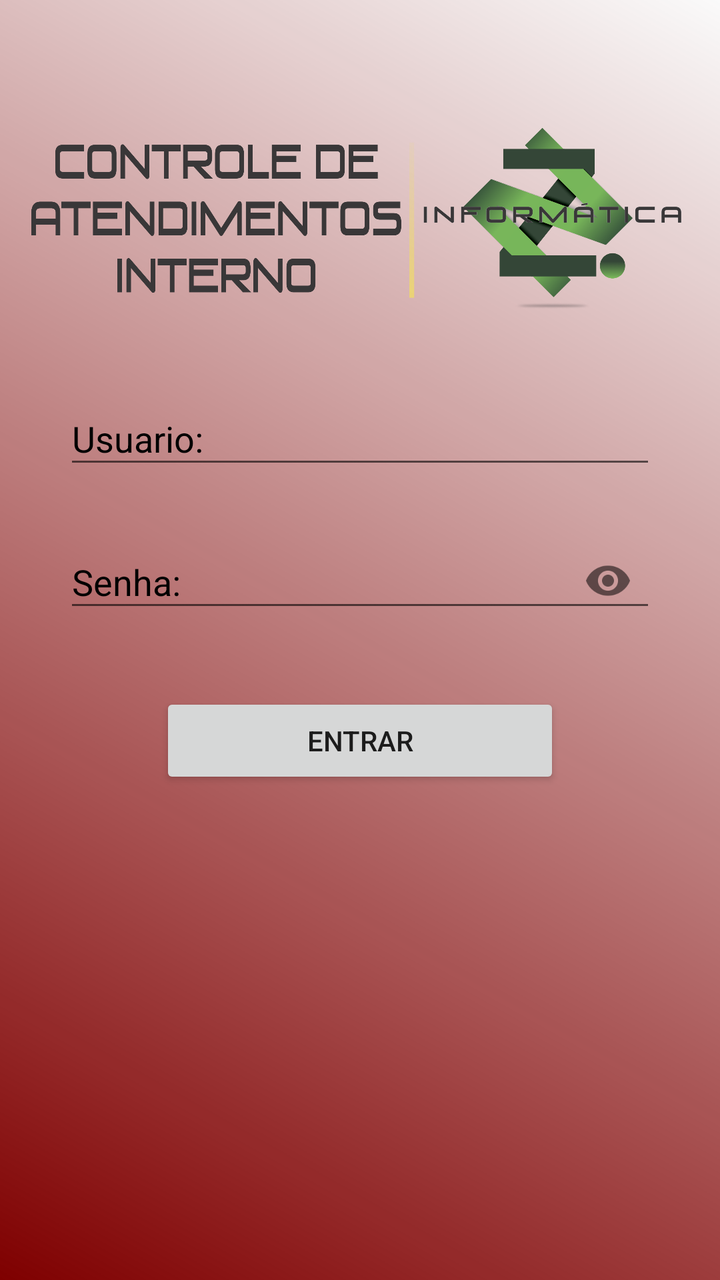
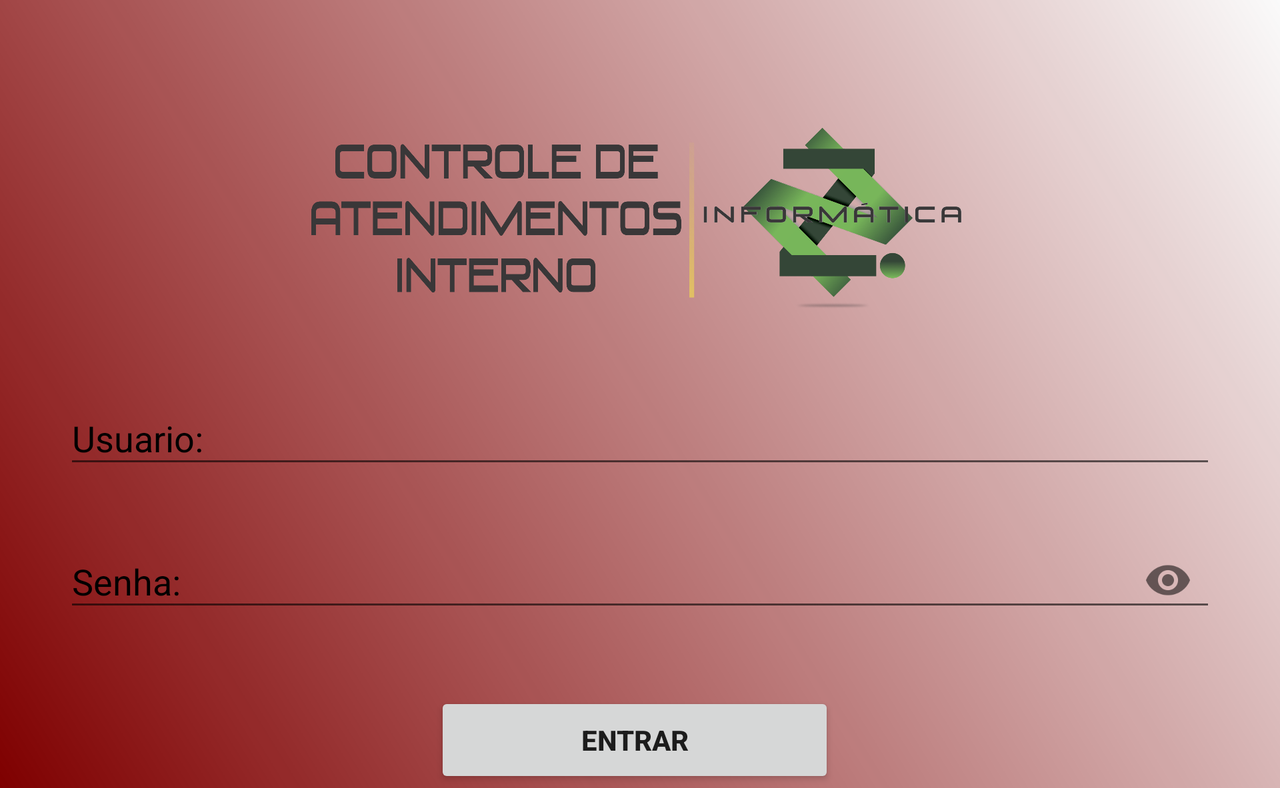

The same Android screen from two of the app's own layout files: first res/layout/ as a phone draws it, then the repository's variant for another configuration, drawn on a device whose configuration selects that folder. Both files follow.
<!-- AndroidManifest.xml: activity theme AppTheme.NoActionBar -->
<!-- res/layout/activity_main.xml -->
<?xml version="1.0" encoding="utf-8"?>
<ScrollView xmlns:android="http://schemas.android.com/apk/res/android"
    xmlns:app="http://schemas.android.com/apk/res-auto"
    xmlns:tools="http://schemas.android.com/tools"
    android:layout_width="match_parent"
    android:layout_height="match_parent"
    android:background="@drawable/login_color"
    android:visibility="visible"
    tools:context="com.dev.wcp4.controleos.Activity.MainActivity">

    <android.support.constraint.ConstraintLayout
        android:layout_width="match_parent"
        android:layout_height="wrap_content">

        <ImageView
            android:id="@+id/login_logo"
            android:layout_width="wrap_content"
            android:layout_height="91dp"
            android:layout_marginLeft="0dp"
            android:layout_marginRight="8dp"
            android:layout_marginTop="64dp"
            android:adjustViewBounds="false"
            android:contentDescription="@null"
            android:visibility="visible"
            app:layout_constraintHorizontal_bias="0.25"
            app:layout_constraintLeft_toLeftOf="parent"
            app:layout_constraintRight_toRightOf="parent"
            app:layout_constraintTop_toTopOf="parent"
            app:srcCompat="@drawable/logo_login"
            tools:ignore="RtlHardcoded" />

        <android.support.design.widget.TextInputLayout
            android:id="@+id/textInputLayout"
            android:layout_width="0dp"
            android:layout_height="wrap_content"
            android:layout_marginEnd="32dp"
            android:layout_marginLeft="32dp"
            android:layout_marginRight="32dp"
            android:layout_marginStart="32dp"
            android:layout_marginTop="32dp"
            android:textColorHint="@color/colorAccent"
            android:visibility="visible"
            app:layout_constraintHorizontal_bias="0.0"
            app:layout_constraintLeft_toLeftOf="parent"
            app:layout_constraintRight_toRightOf="parent"
            app:layout_constraintTop_toBottomOf="@+id/login_logo">

            <EditText
                android:id="@+id/usuario_login"
                android:layout_width="match_parent"
                android:layout_height="wrap_content"
                android:hint="@string/login_usuario"
                android:inputType="textNoSuggestions|textVisiblePassword"
                android:maxLength="15"
                android:maxLines="1"
                android:textAlignment="textStart"
                android:textAppearance="@android:style/TextAppearance.Material.Caption"
                android:textSize="18sp"
                android:visibility="visible" />
        </android.support.design.widget.TextInputLayout>

        <android.support.design.widget.TextInputLayout
            android:id="@+id/textInputLayout2"
            android:layout_width="0dp"
            android:layout_height="wrap_content"
            android:layout_marginEnd="32dp"
            android:layout_marginLeft="32dp"
            android:layout_marginRight="32dp"
            android:layout_marginStart="32dp"
            android:layout_marginTop="16dp"
            android:textColorHint="@color/colorAccent"
            android:visibility="visible"
            app:layout_constraintHorizontal_bias="0.0"
            app:layout_constraintLeft_toLeftOf="parent"
            app:layout_constraintRight_toRightOf="parent"
            app:layout_constraintTop_toBottomOf="@+id/textInputLayout"
            app:passwordToggleDrawable="@drawable/ic_show_pass"
            app:passwordToggleEnabled="true">

            <EditText
                android:id="@+id/senha_login"
                android:layout_width="match_parent"
                android:layout_height="wrap_content"
                android:hint="@string/login_senha"
                android:inputType="textPassword"
                android:maxLength="20"
                android:maxLines="1"
                android:textAlignment="textStart"
                android:textAppearance="@android:style/TextAppearance.Material.Caption"
                android:textSize="18sp"
                android:visibility="visible" />
        </android.support.design.widget.TextInputLayout>

        <Button
            android:id="@+id/botao_login"
            android:layout_width="200dp"
            android:layout_height="wrap_content"
            android:layout_marginBottom="8dp"
            android:layout_marginEnd="128dp"
            android:layout_marginLeft="128dp"
            android:layout_marginRight="128dp"
            android:layout_marginStart="128dp"
            android:layout_marginTop="32dp"
            android:text="@string/botao_entrar"
            android:visibility="visible"
            app:layout_constraintBottom_toBottomOf="parent"
            app:layout_constraintLeft_toLeftOf="parent"
            app:layout_constraintRight_toRightOf="parent"
            app:layout_constraintTop_toBottomOf="@+id/textInputLayout2" />

        <ProgressBar
            android:id="@+id/progressBar"
            style="@android:style/Widget.Material.Light.ProgressBar.Large"
            android:layout_width="wrap_content"
            android:layout_height="wrap_content"
            android:layout_marginBottom="8dp"
            android:layout_marginEnd="8dp"
            android:layout_marginLeft="8dp"
            android:layout_marginRight="8dp"
            android:layout_marginStart="8dp"
            android:layout_marginTop="8dp"
            android:visibility="invisible"
            app:layout_constraintBottom_toBottomOf="parent"
            app:layout_constraintHorizontal_bias="0.501"
            app:layout_constraintLeft_toLeftOf="parent"
            app:layout_constraintRight_toRightOf="parent"
            app:layout_constraintTop_toBottomOf="@+id/login_logo"
            app:layout_constraintVertical_bias="0.35000002" />

    </android.support.constraint.ConstraintLayout>

</ScrollView>
<!-- resources referenced by this layout -->
<resources>
  <color name="colorAccent">#000000</color>
  <!-- drawable ic_show_pass: png bitmap (drawable-hdpi, 674 bytes) -->
  <!-- drawable login_color (drawable) -->
  <shape xmlns:android="http://schemas.android.com/apk/res/android"
      android:shape="rectangle">
      <gradient
          android:startColor="@color/colorPrimaryDark"
          android:endColor="@color/colorCardEscuro"
  
          android:angle="45"
          android:type="linear"/>
  </shape>
  <!-- drawable logo_login: png bitmap (drawable, 149090 bytes) -->
  <string name="botao_entrar">ENTRAR</string>
  <string name="login_senha">Senha:</string>
  <string name="login_usuario">Usuario:</string>
  <style name="AppTheme.NoActionBar" parent="Theme.AppCompat.Light.NoActionBar">
          <item name="colorPrimary">@color/colorPrimary</item>
          <item name="colorPrimaryDark">@color/colorPrimary</item>
          <item name="colorAccent">@color/colorAccent</item>
          <item name="android:windowTranslucentStatus">true</item>
          <item name="android:statusBarColor">@android:color/transparent</item>
          <item name="android:navigationBarColor">@android:color/transparent</item>
          <item name="android:windowTranslucentNavigation">true</item>
      </style>
  <color name="colorPrimaryDark">#7f0000</color>
  <color name="colorPrimary">#b71c1c</color>
</resources>
<!-- res/layout-land/activity_main.xml (the repository's variant of the layout above) -->
<!-- drawn on the phone turned sideways -->
<?xml version="1.0" encoding="utf-8"?>
<ScrollView xmlns:android="http://schemas.android.com/apk/res/android"
    xmlns:app="http://schemas.android.com/apk/res-auto"
    xmlns:tools="http://schemas.android.com/tools"
    android:layout_width="match_parent"
    android:layout_height="match_parent"
    android:background="@drawable/login_color"
    android:visibility="visible"
    tools:context="com.dev.wcp4.controleos.Activity.MainActivity">

    <android.support.constraint.ConstraintLayout
        android:layout_width="match_parent"
        android:layout_height="wrap_content">

        <ImageView
            android:id="@+id/login_logo"
            android:layout_width="wrap_content"
            android:layout_height="91dp"
            android:layout_marginLeft="0dp"
            android:layout_marginRight="8dp"
            android:layout_marginTop="64dp"
            android:adjustViewBounds="false"
            android:contentDescription="@null"
            android:visibility="visible"
            app:layout_constraintHorizontal_bias="0.25"
            app:layout_constraintLeft_toLeftOf="parent"
            app:layout_constraintRight_toRightOf="parent"
            app:layout_constraintTop_toTopOf="parent"
            app:srcCompat="@drawable/logo_login"
            tools:ignore="RtlHardcoded" />

        <android.support.design.widget.TextInputLayout
            android:id="@+id/textInputLayout"
            android:layout_width="0dp"
            android:layout_height="wrap_content"
            android:layout_marginEnd="32dp"
            android:layout_marginLeft="32dp"
            android:layout_marginRight="32dp"
            android:layout_marginStart="32dp"
            android:layout_marginTop="32dp"
            android:textColorHint="@color/colorAccent"
            android:visibility="visible"
            app:layout_constraintHorizontal_bias="0.0"
            app:layout_constraintLeft_toLeftOf="parent"
            app:layout_constraintRight_toRightOf="parent"
            app:layout_constraintTop_toBottomOf="@+id/login_logo">

            <EditText
                android:id="@+id/usuario_login"
                android:layout_width="match_parent"
                android:layout_height="wrap_content"
                android:hint="@string/login_usuario"
                android:inputType="textNoSuggestions|textVisiblePassword"
                android:maxLength="15"
                android:maxLines="1"
                android:textAlignment="textStart"
                android:textAppearance="@android:style/TextAppearance.Material.Caption"
                android:textSize="18sp"
                android:visibility="visible" />
        </android.support.design.widget.TextInputLayout>

        <android.support.design.widget.TextInputLayout
            android:id="@+id/textInputLayout2"
            android:layout_width="0dp"
            android:layout_height="wrap_content"
            android:layout_marginEnd="32dp"
            android:layout_marginLeft="32dp"
            android:layout_marginRight="32dp"
            android:layout_marginStart="32dp"
            android:layout_marginTop="16dp"
            android:textColorHint="@color/colorAccent"
            android:visibility="visible"
            app:layout_constraintHorizontal_bias="0.0"
            app:layout_constraintLeft_toLeftOf="parent"
            app:layout_constraintRight_toRightOf="parent"
            app:layout_constraintTop_toBottomOf="@+id/textInputLayout"
            app:passwordToggleDrawable="@drawable/ic_show_pass"
            app:passwordToggleEnabled="true">

            <EditText
                android:id="@+id/senha_login"
                android:layout_width="match_parent"
                android:layout_height="wrap_content"
                android:hint="@string/login_senha"
                android:inputType="textPassword"
                android:maxLength="20"
                android:maxLines="1"
                android:textAlignment="textStart"
                android:textAppearance="@android:style/TextAppearance.Material.Caption"
                android:textSize="18sp"
                android:visibility="visible" />
        </android.support.design.widget.TextInputLayout>

        <Button
            android:id="@+id/botao_login"
            android:layout_width="200dp"
            android:layout_height="wrap_content"
            android:layout_marginEnd="128dp"
            android:layout_marginLeft="128dp"
            android:layout_marginRight="128dp"
            android:layout_marginStart="128dp"
            android:layout_marginTop="32dp"
            android:text="@string/botao_entrar"
            android:textStyle="bold"
            android:visibility="visible"
            app:layout_constraintHorizontal_bias="0.486"
            app:layout_constraintLeft_toLeftOf="parent"
            app:layout_constraintRight_toRightOf="parent"
            app:layout_constraintTop_toBottomOf="@+id/textInputLayout2" />

        <ProgressBar
            android:id="@+id/progressBar"
            style="@android:style/Widget.Material.Light.ProgressBar.Large"
            android:layout_width="wrap_content"
            android:layout_height="wrap_content"
            android:layout_marginBottom="8dp"
            android:layout_marginLeft="8dp"
            android:layout_marginRight="8dp"
            android:layout_marginTop="8dp"
            android:visibility="invisible"
            app:layout_constraintBottom_toBottomOf="@+id/textInputLayout2"
            app:layout_constraintHorizontal_bias="0.501"
            app:layout_constraintLeft_toLeftOf="parent"
            app:layout_constraintRight_toRightOf="parent"
            app:layout_constraintTop_toTopOf="@+id/textInputLayout" />

    </android.support.constraint.ConstraintLayout>

</ScrollView>
